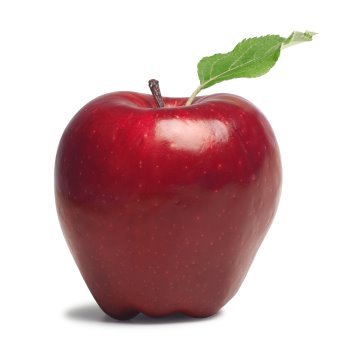
#> input picture Apple.jpg, 345 x 348 px
$ python Main.py
#> lines starting #> are read from the running program, lines starting #| are printed output that depends on the picture; after the words box and inside, x2 and y2 are one past the last pixel; in counts of white or black regions, pixels touching at a corner belong together
### ImageProcess.py
__author__ = 'Adam Manuel'
from PIL import Image, ImageFilter, ImageOps
from Lines import Lines
from Coordinate import Coor


#Creates an outline of the picture
def getEdges(picture:Image, Threshold:int):
        #splits image into two colors based on darkness of pixels
        mask=picture.convert("L")
        mask = mask.point(lambda pixel: pixel < Threshold and 255)
        #Uses edge detector from ImageFilter in Pillow
        picture = mask.filter((ImageFilter.FIND_EDGES))
        picture = ImageOps.invert(picture)
        return picture

#splits image into two colors based on darkness of pixels
# [4 lines left out: function getOnlyBWImage, not called in this run]

#turns the image in to a grayscale image
def getBWImage(picture:Image):
    return picture.convert("LA")

#TODO Need to make this more efficient
def mergePicture(image1:Image, image2:Image):
    rgb_image1 = image1.convert("RGB")
    pixelData1 = image1.load()
    pixelData2 = image2.load()
    for x in range(image1.size[0]):
        for y in range(image1.size[1]):
            R,G,B = rgb_image1.getpixel((x,y))
            if(sum([R,G,B])/3 < 200):
                pixelData2[x,y] = pixelData1[x,y]
    print("Merging Done")
    return image2

#TODO FINISH THIS DAMN METHOD
def getLineCoors(picture:Image):
    #use .getpixel on rgb_image and add the line to the Data array
    Data = []
    rgb_image = picture.convert("RGB")

    return Data

def printData(Data):
    for x in range(len(Data)):
        print((Data[x]).toString())

### Main.py
__author__ = 'Adam Manuel'

import ImageProcess
from tkinter import Tk
from tkinter import filedialog
from PIL import Image, ImageEnhance
from Lines import Lines
from Coordinate import Coor

#Creates Tkinter window
root = Tk()
root.withdraw()

#Hides the main window
root.withdraw()

#Asks for file
ImagePath = filedialog.askopenfilename()
#> the answer given: Apple.jpg
OriginalPicture = Image.open(ImagePath, "r")
#> OriginalPicture is the input picture: PIL image 345x348 RGB; mean R, G, B 208, 179.7, 179.8

#---Process Image---
picture = OriginalPicture

#Adds a higher contrast
enhancer = ImageEnhance.Contrast(picture)
picture = enhancer.enhance(2)
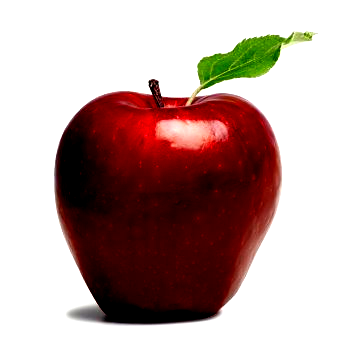
#> picture: PIL image 345x348 RGB; mean R, G, B 188.5, 163.5, 159.9

#outlines the light and dark regions of the picture
picture75 = ImageProcess.getEdges(picture, 50)
#> in getEdges, `mask=picture.convert("L")`:
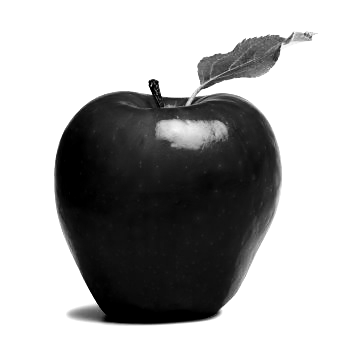
#> mask: PIL image 345x348 L; min 0, max 255, mean 170.6
#> in getEdges, `mask = mask.point(lambda pixel: pixel < Threshold and 255)`:
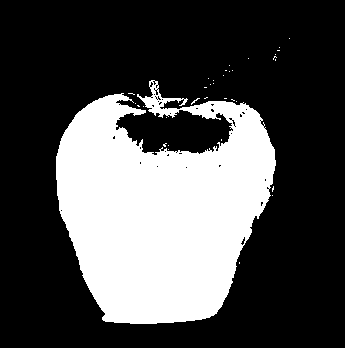
#> mask: PIL image 345x348 L; 30.1% white; 35 white regions (34 under 20 px), largest, box (x1, y1, x2, y2) and area: (56, 80, 276, 324) 36060
#> in getEdges, `picture = mask.filter((ImageFilter.FIND_EDGES))`:
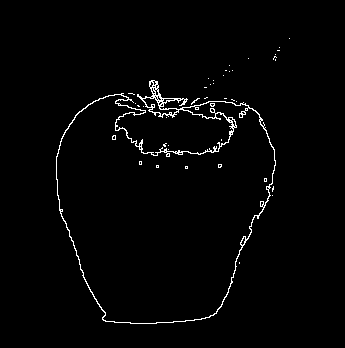
#> picture: PIL image 345x348 L; 1.8% white in thin lines or dots, all inside (x1, y1, x2, y2) = (56, 38, 290, 324)
picture225 = ImageProcess.getEdges(picture, 205)
#> call 2 of getEdges, with Threshold = 205
#> in getEdges (call 2), `mask = mask.point(lambda pixel: pixel < Threshold and 255)`:
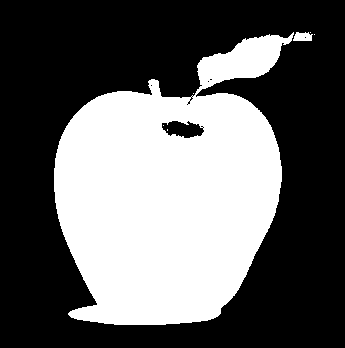
#> mask: PIL image 345x348 L; 38.7% white; 7 white regions (5 under 20 px), largest, box (x1, y1, x2, y2) and area: (54, 32, 294, 325) 46370, (293, 32, 313, 41) 143
#> in getEdges (call 2), `picture = mask.filter((ImageFilter.FIND_EDGES))`:
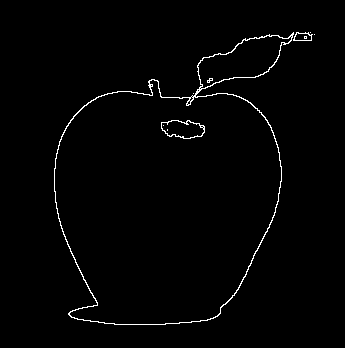
#> picture: PIL image 345x348 L; 1.4% white in thin lines or dots, all inside (x1, y1, x2, y2) = (54, 32, 315, 325)

#combines the two outlines into one image
pictureAll = ImageProcess.mergePicture(picture75, picture225)
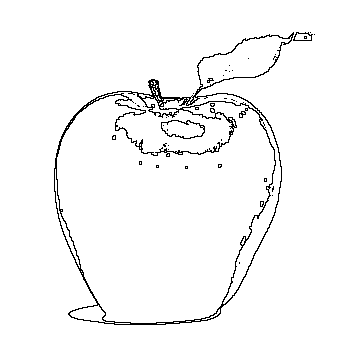
#> pictureAll: PIL image 345x348 L; 96.9% white; black in thin lines or dots, all inside (x1, y1, x2, y2) = (54, 32, 315, 325)

print(ImageProcess.printData(ImageProcess.getLineCoors(pictureAll)))
#| None

$ run again, on Face.jpg
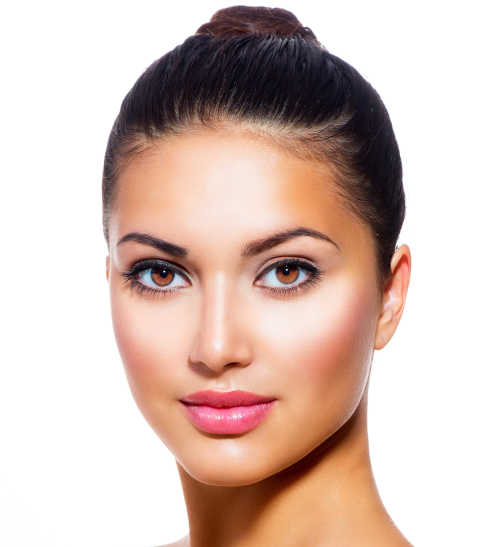
#> input picture Face.jpg, 1000 x 1094 px (shown at 1/2 size)
#> OriginalPicture is the input picture: PIL image 1000x1094 RGB; mean R, G, B 215.7, 194, 185.6
#> in getEdges, `mask = mask.point(lambda pixel: pixel < Threshold and 255)`:
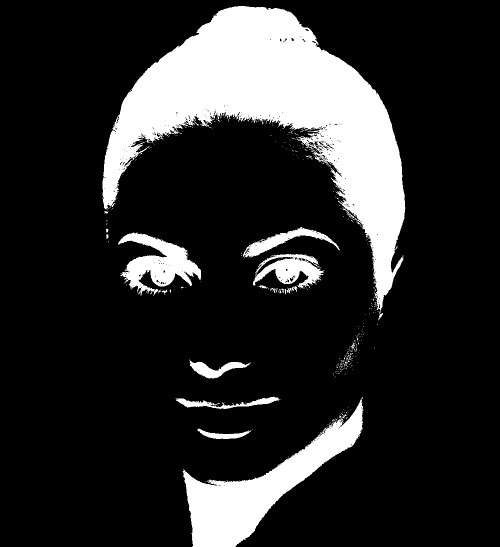
#> mask: PIL image 1000x1094 L (shown at 1/2 size); 16.8% white; 372 white regions (352 under 20 px), largest, box (x1, y1, x2, y2) and area: (205, 12, 811, 641) 128730, (365, 794, 727, 1094) 31253, (236, 465, 402, 592) 9565
#> rgb_image1: PIL image 1000x1094 RGB; 98.5% white; black in thin lines or dots, all inside (x1, y1, x2, y2) = (205, 12, 811, 1094)
#> `pictureAll = ImageProcess.mergePicture(picture75, picture225)`:
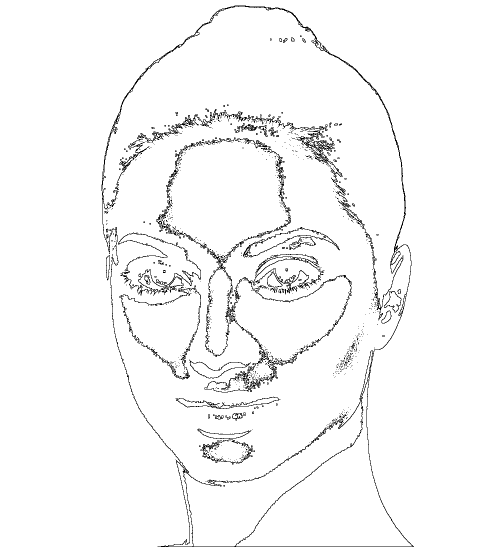
#> pictureAll: PIL image 1000x1094 L (shown at 1/2 size); 97% white; black in thin lines or dots, all inside (x1, y1, x2, y2) = (203, 11, 828, 1094)
#| None
